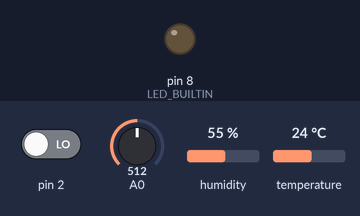
A sketch run on a simulated Arduino Uno, built with avr-gcc and run on an emulated ATmega328P. On the bench: output pins drawn as LEDs (lit = HIGH). Inputs (shaded band) come from the test bench; at power-on: pin 2 LOW, A0 = 512, humidity 55 %, temperature 24 °C. What the sketch prints to the serial monitor is not drawn.

Above: at 1.2 s.
1.3 s: pin 2 driven HIGH
At 1.87 s:
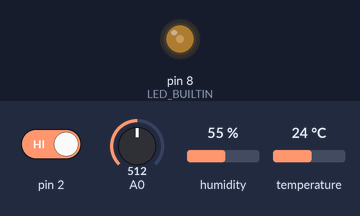
Timing chart, 0 to 10.8 s (numbered marks = the images above; inputs shaded):
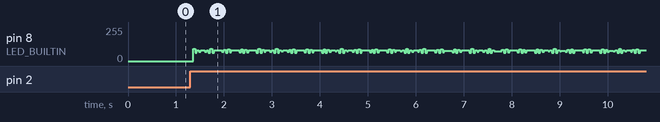

The sketch:

NetComm_v_1_1.ino
```cpp
/*
  Created: October 17, 2011 by Hans Scharler (http://www.iamshadowlord.com)
  Additional Credits:
  Example sketches from Arduino team, Ethernet by Adrian McEwen
  Added dht11 showed dtostrf function by diy_bloke 22/11/2014
*/
#include <SPI.h>
#include <DHT.h>
#include <DHT_U.h>
#include <Wire.h>
#define DHT11PIN 4  // The Temperature/Humidity sensor
#define LED_BUILTIN 8

int failedCounter = 0;
int photoRead = 0;
DHT dht(DHT11PIN, DHT11);

void setup()
{
  // Start Serial for debugging on the Serial Monitor
  Serial.begin(9600);
  dht.begin();
  attachInterrupt(digitalPinToInterrupt(2), releaseBeacon, CHANGE);
  pinMode(8, OUTPUT);
}
void loop()
{
  // Read value from Analog Input Pin 0
  String analogPin0 = String(analogRead(A0), DEC);

  //------DHT11--------
  char t_buffer[10];
  char h_buffer[10];
  float t = (dht.readTemperature());
  String temp = dtostrf(t, 0, 5, t_buffer);
  //Serial.print(temp);
  //Serial.print(" ");
  float h = (dht.readHumidity());
  String humid = dtostrf(h, 0, 5, h_buffer);
  //Serial.println(humid);
  //------OTHER-------
  photoRead = analogRead(A0);
  Serial.println(temp + ":" + humid + ":" + photoRead);
  delay(1000);
}
void releaseBeacon() {
  for(;;) {
      digitalWrite(LED_BUILTIN, HIGH);   // turn the LED on (HIGH is the voltage level)
      delay(400);                       // wait for a second
      digitalWrite(LED_BUILTIN, LOW);    // turn the LED off by making the voltage LOW
      delay(400);
      digitalWrite(LED_BUILTIN, HIGH);   // turn the LED on (HIGH is the voltage level)
      delay(400);                       // wait for a second
      digitalWrite(LED_BUILTIN, LOW);    // turn the LED off by making the voltage LOW
      delay(2000);
  }
}
```
